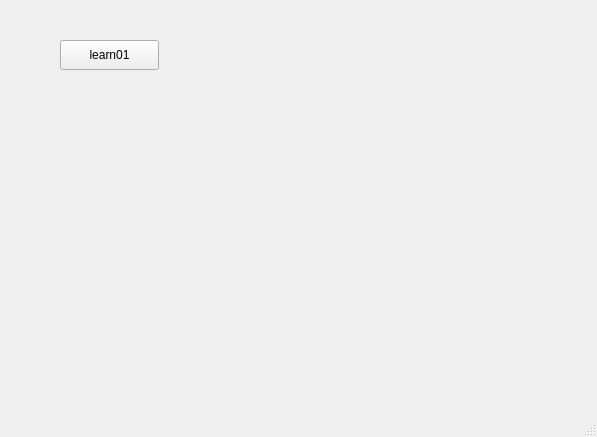
<?xml version="1.0" encoding="UTF-8"?>
<ui version="4.0">
 <class>MainWindow</class>
 <widget class="QMainWindow" name="MainWindow">
  <property name="geometry">
   <rect>
    <x>0</x>
    <y>0</y>
    <width>597</width>
    <height>437</height>
   </rect>
  </property>
  <property name="windowTitle">
   <string>MainWindow</string>
  </property>
  <widget class="QWidget" name="centralwidget">
   <widget class="QPushButton" name="btn_1">
    <property name="geometry">
     <rect>
      <x>60</x>
      <y>40</y>
      <width>99</width>
      <height>30</height>
     </rect>
    </property>
    <property name="text">
     <string>learn01</string>
    </property>
   </widget>
  </widget>
  <widget class="QMenuBar" name="menubar">
   <property name="geometry">
    <rect>
     <x>0</x>
     <y>0</y>
     <width>597</width>
     <height>28</height>
    </rect>
   </property>
  </widget>
  <widget class="QStatusBar" name="statusbar"/>
 </widget>
 <resources/>
 <connections/>
</ui>
